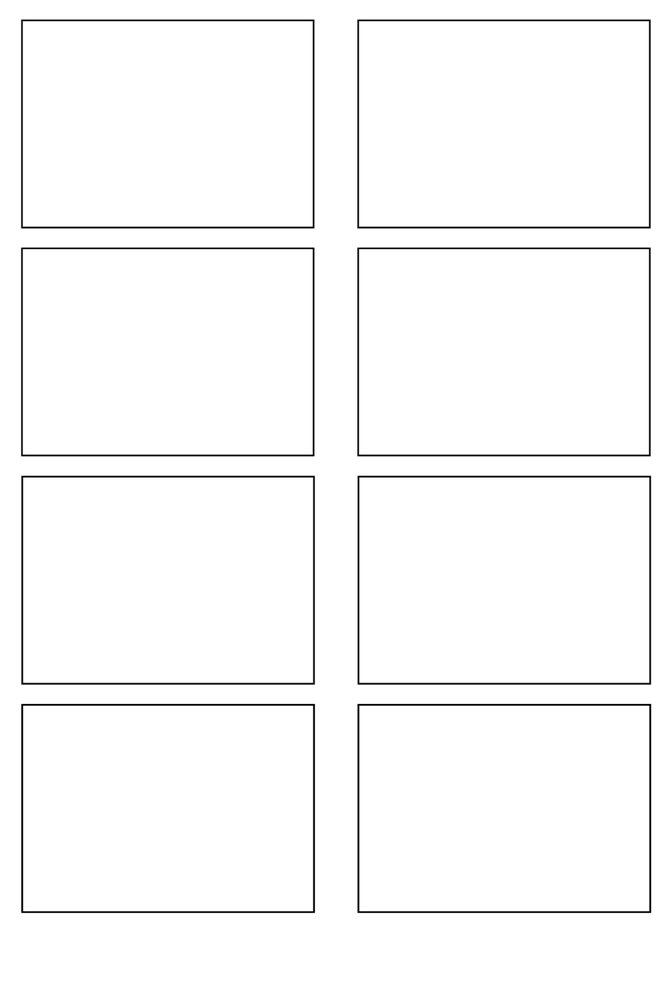
#> input picture app/src/main/assets/layouts/strip_2x4_base.png, 667 x 1000 px, shrunk from 1200 x 1800 before the run, found by its file name
$ python temp_analyze.py
#> lines starting #> are read from the running program, lines starting #| are printed output that depends on the picture; after the words box and inside, x2 and y2 are one past the last pixel; in counts of white or black regions, pixels touching at a corner belong together
from pathlib import Path
from PIL import Image
import numpy as np

path = Path('d:/My Program/KawaiiPB/app/src/main/assets/layouts/strip_2x4_base.png')
img = np.array(Image.open(path).convert('RGB'))
#> img is the input picture: shape (1000, 667, 3); min 0, max 255, mean 249.7
mask = np.max(img, axis=2) < 80
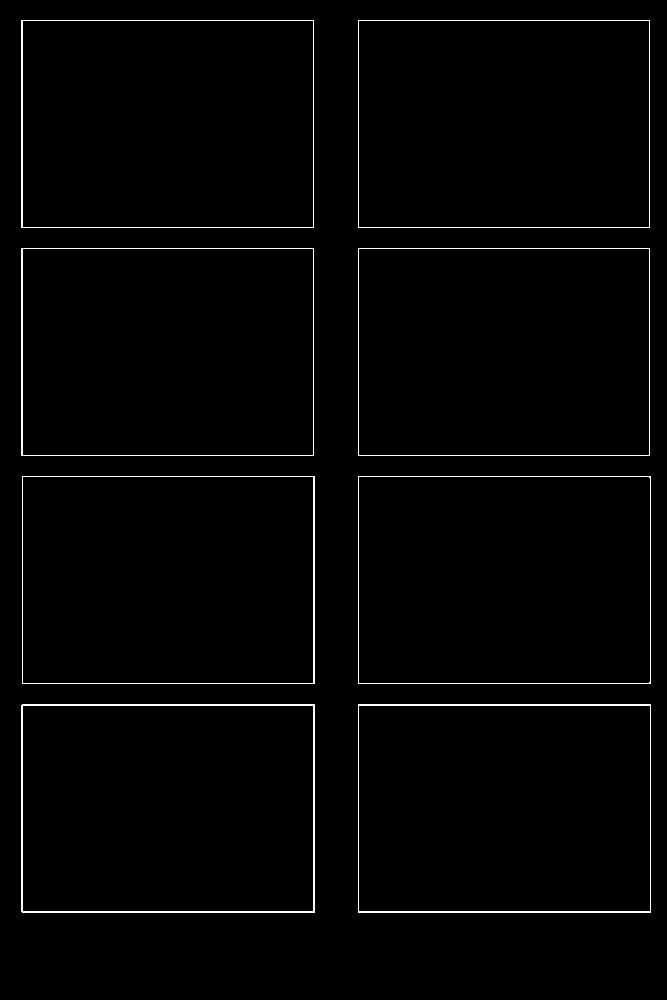
#> mask: shape (1000, 667) bool; 1.5% white in thin lines or dots, all inside (x1, y1, x2, y2) = (21, 20, 651, 913)
cols = np.where(np.any(mask, axis=0))[0]
#> cols = 587 values from 21 to 650
rows = np.where(np.any(mask, axis=1))[0]
#> rows = 833 values from 20 to 912

def groups(vals):
    out = []
    if len(vals) == 0:
        return out
    start = int(vals[0])
#> start = 21
    prev = int(vals[0])
#> prev = 21
    for x in vals[1:]:
        x = int(x)
        if x != prev + 1:
            out.append((start, prev))
            start = x
        prev = x
#> this loop made 586 passes
#> (x, start) on pass 294: (358, 358)
#> x on passes 1 to 6: 22, 23, 24, 25, 26, 27
#> after the loop, out = [(21, 314)]
    out.append((start, prev))
    return out

col_groups = groups(cols)
#> col_groups = [(21, 314), (358, 650)]
row_groups = groups(rows)
#> the loop in groups (call 2), `for x in vals[1:]:` made 832 passes
#> (x, start) on passes 208, 416, 624: (248, 248), (476, 476), (704, 704)
#> row_groups = [(20, 227), (248, 455), (476, 683), (704, 912)]
print('col_groups', col_groups)
#| col_groups [(21, 314), (358, 650)]
print('row_groups', row_groups)
#| row_groups [(20, 227), (248, 455), (476, 683), (704, 912)]

# print interior candidate rectangles as used in app (x,y,width,height)
rects = []
for ix, (x0, x1) in enumerate(col_groups):
    for iy, (y0, y1) in enumerate(row_groups):
        # shrink inside border by 1 pixel
        rects.append((ix + 1, iy + 1, x0 + 1, y0 + 1, x1 - x0 - 1, y1 - y0 - 1, x1 - 1, y1 - 1))
#> this loop made 2 passes
#> (ix, x0, x1) on passes 1 to 2: (0, 21, 314), (1, 358, 650)
#> after the loop, rects = 8 items

for r in rects:
    print('cell', r[0], r[1], 'x', r[2], 'y', r[3], 'w', r[4], 'h', r[5], 'x2', r[6], 'y2', r[7])
#> this loop made 8 passes
#> r on passes 1 to 8: (1, 1, 22, 21, 292, 206, 313, 226), (1, 2, 22, 249, 292, 206, 313, 454), (1, 3, 22, 477, 292, 206, 313, 682), (1, 4, 22, 705, 292, 207, 313, 911), (2, 1, 359, 21, 291, 206, 649, 226), (2, 2, 359, 249, 291, 206, 649, 454), (2, 3, 359, 477, 291, 206, 649, 682), (2, 4, 359, 705, 291, 207, 649, 911)
#| cell 1 1 x 22 y 21 w 292 h 206 x2 313 y2 226
#| cell 1 2 x 22 y 249 w 292 h 206 x2 313 y2 454
#| cell 1 3 x 22 y 477 w 292 h 206 x2 313 y2 682
#| cell 1 4 x 22 y 705 w 292 h 207 x2 313 y2 911
#| cell 2 1 x 359 y 21 w 291 h 206 x2 649 y2 226
#| cell 2 2 x 359 y 249 w 291 h 206 x2 649 y2 454
#| cell 2 3 x 359 y 477 w 291 h 206 x2 649 y2 682
#| cell 2 4 x 359 y 705 w 291 h 207 x2 649 y2 911

# print a few sample rows for the top-left region
for y in range(30, 55):
    row = img[y, 30:75]
    dark = [i + 30 for i, p in enumerate(row) if max(p) < 80]
    if dark:
        print('row', y, dark[:10])

for x in range(30, 75):
    col = img[30:75, x]
    dark = [i + 30 for i, p in enumerate(col) if max(p) < 80]
    if dark:
        print('col', x, dark[:10])
